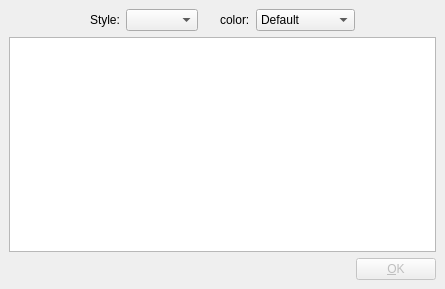
<?xml version="1.0" encoding="UTF-8"?>
<ui version="4.0">
 <class>StyleSheetEditor</class>
 <widget class="QWidget" name="StyleSheetEditor">
  <property name="geometry">
   <rect>
    <x>0</x>
    <y>0</y>
    <width>445</width>
    <height>289</height>
   </rect>
  </property>
  <property name="windowTitle">
   <string>Style Edit</string>
  </property>
  <layout class="QGridLayout">
   <property name="leftMargin">
    <number>9</number>
   </property>
   <property name="topMargin">
    <number>9</number>
   </property>
   <property name="rightMargin">
    <number>9</number>
   </property>
   <property name="bottomMargin">
    <number>9</number>
   </property>
   <property name="spacing">
    <number>6</number>
   </property>
   <item row="0" column="6">
    <spacer>
     <property name="orientation">
      <enum>Qt::Horizontal</enum>
     </property>
     <property name="sizeType">
      <enum>QSizePolicy::MinimumExpanding</enum>
     </property>
     <property name="sizeHint" stdset="0">
      <size>
       <width>32</width>
       <height>20</height>
      </size>
     </property>
    </spacer>
   </item>
   <item row="0" column="0">
    <spacer>
     <property name="orientation">
      <enum>Qt::Horizontal</enum>
     </property>
     <property name="sizeType">
      <enum>QSizePolicy::MinimumExpanding</enum>
     </property>
     <property name="sizeHint" stdset="0">
      <size>
       <width>32</width>
       <height>20</height>
      </size>
     </property>
    </spacer>
   </item>
   <item row="0" column="5">
    <widget class="QComboBox" name="styleSheetCombo">
     <item>
      <property name="text">
       <string>Default</string>
      </property>
     </item>
     <item>
      <property name="text">
       <string>Green</string>
      </property>
     </item>
     <item>
      <property name="text">
       <string>Coffee</string>
      </property>
     </item>
     <item>
      <property name="text">
       <string>Pagefold</string>
      </property>
     </item>
     <item>
      <property name="text">
       <string>Dark</string>
      </property>
     </item>
     <item>
      <property name="text">
       <string>rachni</string>
      </property>
     </item>
     <item>
      <property name="text">
       <string>elegantdark</string>
      </property>
     </item>
     <item>
      <property name="text">
       <string>materialdark</string>
      </property>
     </item>
     <item>
      <property name="text">
       <string>neonbuttons</string>
      </property>
     </item>
    </widget>
   </item>
   <item row="0" column="3">
    <spacer>
     <property name="orientation">
      <enum>Qt::Horizontal</enum>
     </property>
     <property name="sizeType">
      <enum>QSizePolicy::Fixed</enum>
     </property>
     <property name="sizeHint" stdset="0">
      <size>
       <width>10</width>
       <height>16</height>
      </size>
     </property>
    </spacer>
   </item>
   <item row="0" column="2">
    <widget class="QComboBox" name="styleCombo">
     <property name="sizePolicy">
      <sizepolicy hsizetype="Preferred" vsizetype="Fixed">
       <horstretch>0</horstretch>
       <verstretch>0</verstretch>
      </sizepolicy>
     </property>
    </widget>
   </item>
   <item row="0" column="1">
    <widget class="QLabel" name="label_7">
     <property name="sizePolicy">
      <sizepolicy hsizetype="Fixed" vsizetype="Preferred">
       <horstretch>0</horstretch>
       <verstretch>0</verstretch>
      </sizepolicy>
     </property>
     <property name="text">
      <string>Style:</string>
     </property>
    </widget>
   </item>
   <item row="2" column="0" colspan="7">
    <layout class="QHBoxLayout">
     <property name="spacing">
      <number>6</number>
     </property>
     <property name="leftMargin">
      <number>0</number>
     </property>
     <property name="topMargin">
      <number>0</number>
     </property>
     <property name="rightMargin">
      <number>0</number>
     </property>
     <property name="bottomMargin">
      <number>0</number>
     </property>
     <item>
      <spacer>
       <property name="orientation">
        <enum>Qt::Horizontal</enum>
       </property>
       <property name="sizeHint" stdset="0">
        <size>
         <width>321</width>
         <height>20</height>
        </size>
       </property>
      </spacer>
     </item>
     <item>
      <widget class="QPushButton" name="applyButton">
       <property name="enabled">
        <bool>false</bool>
       </property>
       <property name="text">
        <string>&amp;OK</string>
       </property>
      </widget>
     </item>
    </layout>
   </item>
   <item row="1" column="0" colspan="7">
    <widget class="QTextEdit" name="styleTextEdit"/>
   </item>
   <item row="0" column="4">
    <widget class="QLabel" name="label_8">
     <property name="sizePolicy">
      <sizepolicy hsizetype="Fixed" vsizetype="Preferred">
       <horstretch>0</horstretch>
       <verstretch>0</verstretch>
      </sizepolicy>
     </property>
     <property name="text">
      <string>color:</string>
     </property>
    </widget>
   </item>
  </layout>
 </widget>
 <resources/>
 <connections/>
</ui>
